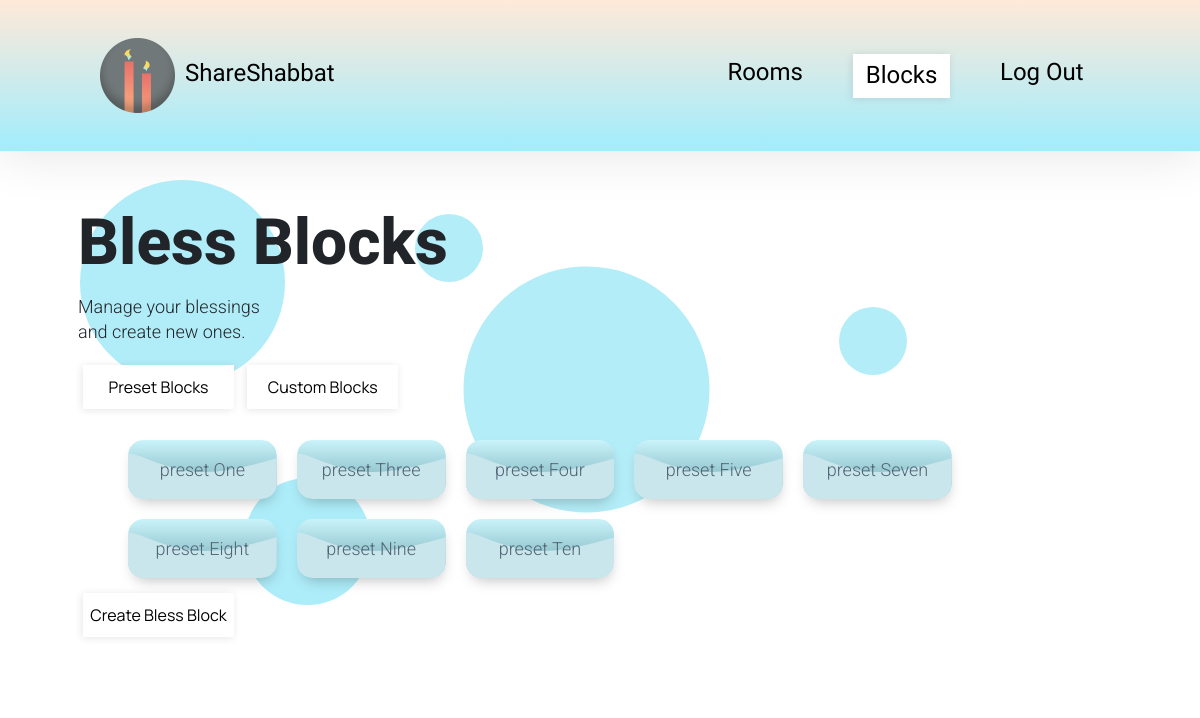
The page /bless-library (signed in) on the database as committed earlier.
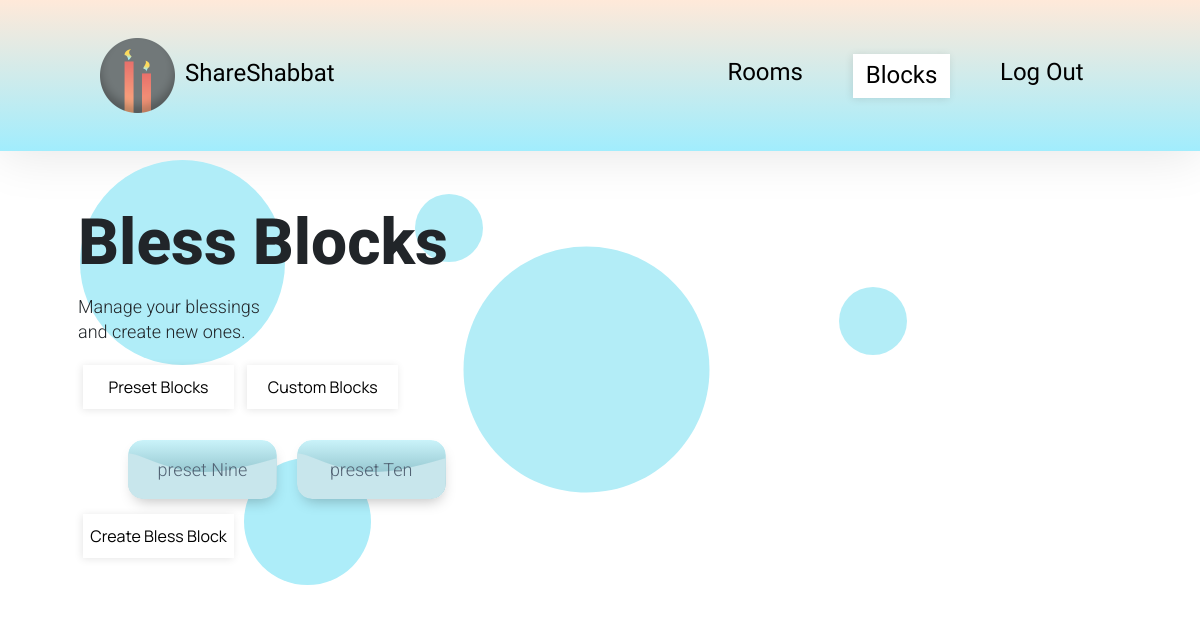
The same page on the database as committed later.
### application.py (models this page shows, shortened)
class Bless(db.Model):
    __tablename__ = 'bless'
    user_id = db.Column(db.Integer, db.ForeignKey("users.id"), nullable=True)
    id = db.Column(db.Integer, primary_key=True)
    bless_name = db.Column(db.String(30))
    eng = db.Column(db.String)
    heb = db.Column(db.String)
    eng_heb = db.Column(db.String)
    meaning = db.Column(db.String)

### application.py (the view)
@app.route("/bless-library", methods=["GET", "POST"])
def blessLibrary():
    userBless = current_user.blessings
    genBless = Bless.query.filter_by(user_id=None).all()
    allBless = genBless + userBless
    return render_template('bless-library.html', genBless=genBless, userBless=userBless)

### application.py (called while the page is built)
@login.user_loader
def load_user(id):
    return User.query.get(int(id))

### templates/bless-library.html (shortened to what this page needs)
{% extends 'layout.html' %}
{% block background %}
<div class='bg bg-bless'>
    {%endblock%}
    {% block content %}
    <div class="input-container">
            <h1>Bless Blocks</h1>
            <p>Manage your blessings and create new ones.</p>
    </div>
    <button id='preset-btn' class='button-page'>Preset Blocks</button>
    <button id='custom-btn' class='button-page'>Custom Blocks</button>
    <div>
        <div id="preset">
        <ul class='list' id='preset'>
            {% for bless in genBless %}
            <li>
                <div bless-value='{{ bless.id }}' class="bless bless_normal" data-toggle="modal" data-target="#modalPreview">
                    <h2 class="bless_title">{{ bless.bless_name }}</h2>
                </div>
            </li>
            {% endfor %}
        </ul>
        </div>
    </div>
    <div id="bless_create_new">
        <button id='create-btn' class='button-page' data-toggle="modal" data-target="#modalCreate">Create Bless Block</button>
    </div>
</div>
{% endblock %}

### templates/layout.html (shortened to what this page needs)
<!DOCTYPE html>
<html lang="en">
<head>
    <link href="https://maxcdn.bootstrapcdn.com/bootstrap/4.1.3/css/bootstrap.min.css" rel="stylesheet">
    <link rel="stylesheet" type="text/css" href="static/style.css">
</head>
<body>
                {% if current_user.is_authenticated %}
                <div class="nav-container">
                    <nav class='wrapper'>
                        <div class='logo'>
                            <a href='/'><img class="logo_image" src="static/images/logopng.png" height="75px" alt="logo candles"><span class="logotext">ShareShabbat</span></a>
                        </div>
                        <ul class='nav-items'>
                            <li id='rooms' class="item">
                                <a href=/room-library>Rooms</a>
                            </li>
                            <li id='blocks' class="item">
                                <a href=/bless-library>Blocks</a>
                            </li>
                            <li>
                                <a href=/logout>Log Out</a>
                            </li>
                        </ul>
                    </nav>
                </div>
                {% endif %}
    {% block background %}
    {% endblock %}
    <main class="container p-5">
        {% block content %}
        {% endblock %}
</body>
</html>

### static/style.css (style rules this page uses)
* { box-sizing: border-box; margin: 0; }
body { font-family: "NanumGothic", "Manrope", "Helvetica"; }
.nav-container { z-index: 99; height: 151px; background: linear-gradient(180deg, #FFE9D9 0%, #A1EDFD 100%); box-shadow: 0px 4px 48px rgba(0, 0, 0, 0.1); }
.wrapper { margin: 0 auto; }
.logo { padding-left: 100px; }
.logo_image { width: 75px; height: 75px; }
.logotext { font-family: 'Nanum Gothic', sans-serif; font-weight: 400px; padding-left: 10px; color: black; }
.logo a { text-decoration: none; }
nav { display: flex; align-items: center; justify-content: space-between; height: 150px; font-size: 24px; }
.nav-items li { font-family: 'Nanum Gothic', sans-serif; font-weight: 400px; list-style: none; color: black; margin-right: 50px; }
.active { display: flex; flex-direction: row; align-items: center; justify-content: center; padding: 5px; padding-top: 2px; width: 97px; height: 44px; background: #FFFFFF; box-shadow: -1px 1px 8px rgba(0, 0, 0, 0.1); }
.nav-items li a { color: black; text-decoration: none; top: 54px; }
.nav-items li:nth-last-of-type(1) { margin-right: 100px; width: 100px; }
nav ul { display: flex; text-decoration: none; height: 26px; }
.input-container { height: max-content; }
.input-container h1 { font-family: Roboto; font-style: normal; font-weight: 800; font-size: 64px; line-height: 87px; }
.input-container p { width: 187px; top: 120px; font-family: Roboto; font-style: normal; font-weight: 300; font-size: 18px; line-height: 25px; }
.bless { width: 148.78px; height: 59px; box-shadow: 1px 7px 14px -5px rgba(0, 0, 0, 0.25); border-radius: 15px; color: #526374; justify-content: center; transition: transform 0.5s; border: none; }
.bless_title { font-family: Roboto; font-style: normal; font-weight: 300; font-size: 18px; line-height: 25px; text-align: center; position: relative; top: 17px; overflow:hidden; padding: 0 10px; white-space: nowrap; text-overflow: ellipsis; }
.bless_normal { background: url('images/bless_block.svg') no-repeat; }
ul { list-style: none; }
.list li { padding: 10px; float: left; }
#bless_create_new { clear: both; }
.bg-bless { background: url('images/bless_block_bg.svg') no-repeat; }
.bg { background-repeat: no-repeat; background-position: 10vh 25%; }
.button-page { border-style: none; margin: 5px; width: 151px; height: 44px; background: #FFFFFF; box-shadow: -1px 1px 8px rgba(0, 0, 0, 0.1); display: inline; justify-content: center; transition: transform 0.5s; }

Rows that differ between the two databases and show on the page:
removed Bless: bless_name "preset One"
removed Bless: bless_name "preset Three"
removed Bless: bless_name "preset Four"
removed Bless: bless_name "preset Five"
removed Bless: bless_name "preset Seven"
removed Bless: bless_name "preset Eight"
